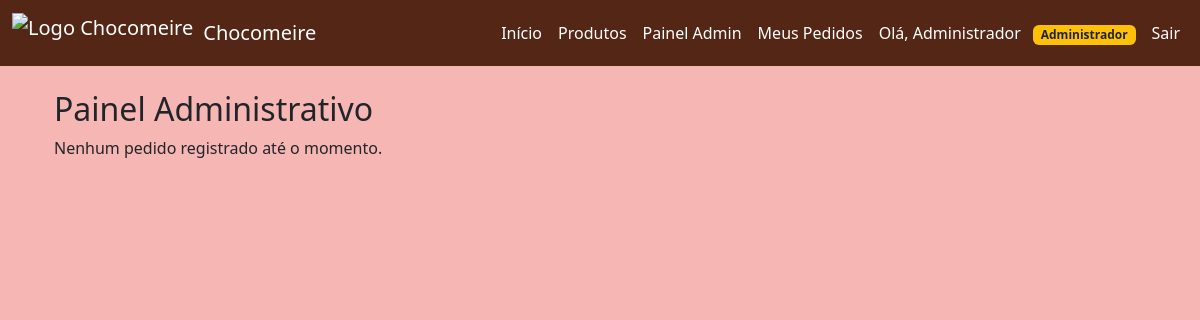
Page /admin (signed in) on the earlier database version.
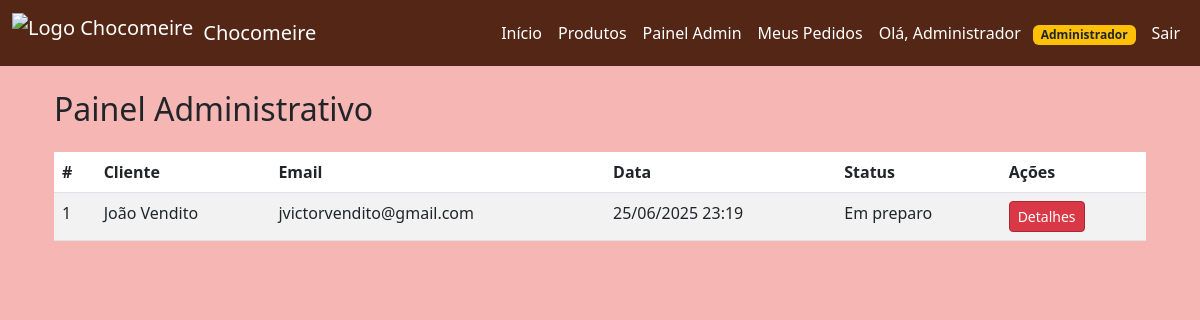
Same page on the later database version.
### models/pedido.py (models this page shows, shortened)
class Pedido(db.Model):
    id = db.Column(db.Integer, primary_key=True)
    cliente_id = db.Column(db.Integer, db.ForeignKey('cliente.id'), nullable=False)
    cliente = db.relationship('Cliente', backref='pedidos')  # ✅ relacionamento com cliente
    status = db.Column(db.String(50), default="Pendente")
    data_criacao = db.Column(db.DateTime, default=datetime.utcnow)  # ✅ campo de data
    itens = db.relationship('ItemPedido', backref='pedido', lazy=True, cascade="all, delete-orphan")

### models/cliente.py (models this page shows, shortened)
class Cliente(db.Model):
    id = db.Column(db.Integer, primary_key=True)
    nome = db.Column(db.String(100), nullable=False)
    email = db.Column(db.String(100), unique=True, nullable=False)

### app.py (the view)
@app.route('/admin')
def admin_dashboard():
    if not is_admin():
        flash("Acesso restrito ao administrador!", "error")
        return redirect(url_for('home'))
    pedidos = Pedido.query.order_by(Pedido.id.desc()).all()
    return render_template("admin.html", usuario=get_usuario_logado(), pedidos=pedidos)

### app.py (called while the page is built)
def get_usuario_logado():
    if 'usuario_id' in session:
        return db.session.get(User, session['usuario_id'])
    return None

def is_admin():
    usuario = get_usuario_logado()
    return usuario and getattr(usuario, "is_admin", False)

### templates/admin.html
{% extends 'base.html' %}
{% block content %}
<div class="container mt-4">
  <h2>Painel Administrativo</h2>
  {% if pedidos %}
  <table class="table table-striped mt-4">
    <thead>
      <tr>
        <th>#</th>
        <th>Cliente</th>
        <th>Email</th>
        <th>Data</th>
        <th>Status</th>
        <th>Ações</th>
      </tr>
    </thead>
    <tbody>
      {% for pedido in pedidos %}
      <tr>
        <td>{{ pedido.id }}</td>
        <td>{{ pedido.cliente.nome }}</td>
        <td>{{ pedido.cliente.email }}</td>
        <td>{{ pedido.data_criacao.strftime('%d/%m/%Y %H:%M') if pedido.data_criacao else '—' }}</td>
        <td>{{ pedido.status if pedido.status else 'Pendente' }}</td>
        <td>
          <a href="{{ url_for('admin_detalhes_pedido', pedido_id=pedido.id) }}" class="btn btn-sm btn-primary">Detalhes</a>
        </td>
      </tr>
      {% endfor %}
    </tbody>
  </table>
  {% else %}
  <p>Nenhum pedido registrado até o momento.</p>
  {% endif %}
</div>
{% endblock %}

Differences in the rows shown:
added Pedido: id "1", cliente.nome "João Vendito", cliente.email "jvictorvendito@gmail.com", data_criacao "25/06/2025 23:19", status "Em preparo"
Other differences:
text no longer shown: "Nenhum pedido registrado até o momento."
text now shown: "# Cliente Email Data Status Ações"
